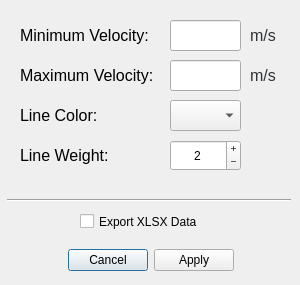
<?xml version="1.0" encoding="UTF-8"?>
<ui version="4.0">
 <class>pwrReqvsVel_Dialog</class>
 <widget class="QDialog" name="pwrReqvsVel_Dialog">
  <property name="geometry">
   <rect>
    <x>0</x>
    <y>0</y>
    <width>300</width>
    <height>285</height>
   </rect>
  </property>
  <property name="sizePolicy">
   <sizepolicy hsizetype="Fixed" vsizetype="Fixed">
    <horstretch>0</horstretch>
    <verstretch>0</verstretch>
   </sizepolicy>
  </property>
  <property name="windowTitle">
   <string>Plotting Power vs Velocity</string>
  </property>
  <property name="sizeGripEnabled">
   <bool>false</bool>
  </property>
  <property name="modal">
   <bool>false</bool>
  </property>
  <widget class="QLabel" name="pwrReqminVel_label">
   <property name="geometry">
    <rect>
     <x>20</x>
     <y>20</y>
     <width>141</width>
     <height>31</height>
    </rect>
   </property>
   <property name="sizePolicy">
    <sizepolicy hsizetype="Fixed" vsizetype="Fixed">
     <horstretch>0</horstretch>
     <verstretch>0</verstretch>
    </sizepolicy>
   </property>
   <property name="styleSheet">
    <string notr="true">QLabel {font: 11pt &quot;Ubuntu&quot;}</string>
   </property>
   <property name="text">
    <string>&lt;html&gt;&lt;head/&gt;&lt;body&gt;&lt;p&gt;&lt;span style=&quot; font-size:12pt;&quot;&gt;Minimum Velocity:&lt;/span&gt;&lt;/p&gt;&lt;/body&gt;&lt;/html&gt;</string>
   </property>
  </widget>
  <widget class="QLabel" name="pwrReqmaxVel_label">
   <property name="geometry">
    <rect>
     <x>20</x>
     <y>60</y>
     <width>141</width>
     <height>31</height>
    </rect>
   </property>
   <property name="sizePolicy">
    <sizepolicy hsizetype="Fixed" vsizetype="Fixed">
     <horstretch>0</horstretch>
     <verstretch>0</verstretch>
    </sizepolicy>
   </property>
   <property name="styleSheet">
    <string notr="true">QLabel {font: 11pt &quot;Ubuntu&quot;}</string>
   </property>
   <property name="text">
    <string>&lt;html&gt;&lt;head/&gt;&lt;body&gt;&lt;p&gt;&lt;span style=&quot; font-size:12pt;&quot;&gt;Maximum Velocity:&lt;/span&gt;&lt;/p&gt;&lt;/body&gt;&lt;/html&gt;</string>
   </property>
  </widget>
  <widget class="QLineEdit" name="pwrReqminVel_lineEdit">
   <property name="geometry">
    <rect>
     <x>170</x>
     <y>20</y>
     <width>71</width>
     <height>31</height>
    </rect>
   </property>
   <property name="alignment">
    <set>Qt::AlignLeading|Qt::AlignLeft|Qt::AlignVCenter</set>
   </property>
   <property name="clearButtonEnabled">
    <bool>false</bool>
   </property>
  </widget>
  <widget class="QLineEdit" name="pwrReqmaxVel_lineEdit">
   <property name="geometry">
    <rect>
     <x>170</x>
     <y>60</y>
     <width>71</width>
     <height>31</height>
    </rect>
   </property>
   <property name="alignment">
    <set>Qt::AlignLeading|Qt::AlignLeft|Qt::AlignVCenter</set>
   </property>
   <property name="clearButtonEnabled">
    <bool>false</bool>
   </property>
  </widget>
  <widget class="QLabel" name="pwrReqminVelms_label">
   <property name="geometry">
    <rect>
     <x>250</x>
     <y>20</y>
     <width>41</width>
     <height>31</height>
    </rect>
   </property>
   <property name="sizePolicy">
    <sizepolicy hsizetype="Fixed" vsizetype="Fixed">
     <horstretch>0</horstretch>
     <verstretch>0</verstretch>
    </sizepolicy>
   </property>
   <property name="styleSheet">
    <string notr="true">QLabel {font: 10pt &quot;Ubuntu&quot;}</string>
   </property>
   <property name="text">
    <string>&lt;html&gt;&lt;head/&gt;&lt;body&gt;&lt;p&gt;&lt;span style=&quot; font-size:12pt; color:#2e3436;&quot;&gt;m/s&lt;/span&gt;&lt;/p&gt;&lt;/body&gt;&lt;/html&gt;</string>
   </property>
  </widget>
  <widget class="QLabel" name="pwrReqmaxVelms_label">
   <property name="geometry">
    <rect>
     <x>250</x>
     <y>60</y>
     <width>41</width>
     <height>31</height>
    </rect>
   </property>
   <property name="sizePolicy">
    <sizepolicy hsizetype="Fixed" vsizetype="Fixed">
     <horstretch>0</horstretch>
     <verstretch>0</verstretch>
    </sizepolicy>
   </property>
   <property name="styleSheet">
    <string notr="true">QLabel {font: 10pt &quot;Ubuntu&quot;}</string>
   </property>
   <property name="text">
    <string>&lt;html&gt;&lt;head/&gt;&lt;body&gt;&lt;p&gt;&lt;span style=&quot; font-size:12pt; color:#2e3436;&quot;&gt;m/s&lt;/span&gt;&lt;/p&gt;&lt;/body&gt;&lt;/html&gt;</string>
   </property>
  </widget>
  <widget class="QDialogButtonBox" name="pwrReqvsVels_buttonBox">
   <property name="geometry">
    <rect>
     <x>10</x>
     <y>240</y>
     <width>281</width>
     <height>41</height>
    </rect>
   </property>
   <property name="sizePolicy">
    <sizepolicy hsizetype="Fixed" vsizetype="Fixed">
     <horstretch>0</horstretch>
     <verstretch>0</verstretch>
    </sizepolicy>
   </property>
   <property name="orientation">
    <enum>Qt::Horizontal</enum>
   </property>
   <property name="standardButtons">
    <set>QDialogButtonBox::Apply|QDialogButtonBox::Cancel</set>
   </property>
   <property name="centerButtons">
    <bool>true</bool>
   </property>
  </widget>
  <widget class="QLabel" name="pwrReqvsVel_linecolor_label">
   <property name="geometry">
    <rect>
     <x>20</x>
     <y>100</y>
     <width>91</width>
     <height>31</height>
    </rect>
   </property>
   <property name="sizePolicy">
    <sizepolicy hsizetype="Fixed" vsizetype="Fixed">
     <horstretch>0</horstretch>
     <verstretch>0</verstretch>
    </sizepolicy>
   </property>
   <property name="styleSheet">
    <string notr="true">QLabel {font: 11pt &quot;Ubuntu&quot;}</string>
   </property>
   <property name="text">
    <string>&lt;html&gt;&lt;head/&gt;&lt;body&gt;&lt;p&gt;&lt;span style=&quot; font-size:12pt;&quot;&gt;Line Color:&lt;/span&gt;&lt;/p&gt;&lt;/body&gt;&lt;/html&gt;</string>
   </property>
  </widget>
  <widget class="QComboBox" name="pwrReqvsVel_linecolor_comboBox">
   <property name="geometry">
    <rect>
     <x>170</x>
     <y>100</y>
     <width>71</width>
     <height>31</height>
    </rect>
   </property>
   <property name="sizePolicy">
    <sizepolicy hsizetype="Fixed" vsizetype="Fixed">
     <horstretch>0</horstretch>
     <verstretch>0</verstretch>
    </sizepolicy>
   </property>
  </widget>
  <widget class="QLabel" name="pwrReqvsVel_lw_label">
   <property name="geometry">
    <rect>
     <x>20</x>
     <y>140</y>
     <width>91</width>
     <height>31</height>
    </rect>
   </property>
   <property name="sizePolicy">
    <sizepolicy hsizetype="Fixed" vsizetype="Fixed">
     <horstretch>0</horstretch>
     <verstretch>0</verstretch>
    </sizepolicy>
   </property>
   <property name="styleSheet">
    <string notr="true">QLabel {font: 11pt &quot;Ubuntu&quot;}</string>
   </property>
   <property name="text">
    <string>&lt;html&gt;&lt;head/&gt;&lt;body&gt;&lt;p&gt;&lt;span style=&quot; font-size:12pt;&quot;&gt;Line Weight:&lt;/span&gt;&lt;/p&gt;&lt;/body&gt;&lt;/html&gt;</string>
   </property>
  </widget>
  <widget class="QSpinBox" name="pwrReqvsVel_lw_spinBox">
   <property name="geometry">
    <rect>
     <x>170</x>
     <y>140</y>
     <width>71</width>
     <height>31</height>
    </rect>
   </property>
   <property name="sizePolicy">
    <sizepolicy hsizetype="Fixed" vsizetype="Fixed">
     <horstretch>0</horstretch>
     <verstretch>0</verstretch>
    </sizepolicy>
   </property>
   <property name="alignment">
    <set>Qt::AlignCenter</set>
   </property>
   <property name="buttonSymbols">
    <enum>QAbstractSpinBox::PlusMinus</enum>
   </property>
   <property name="showGroupSeparator" stdset="0">
    <bool>false</bool>
   </property>
   <property name="minimum">
    <number>1</number>
   </property>
   <property name="maximum">
    <number>5</number>
   </property>
   <property name="value">
    <number>2</number>
   </property>
  </widget>
  <widget class="Line" name="divider_line">
   <property name="geometry">
    <rect>
     <x>7</x>
     <y>190</y>
     <width>284</width>
     <height>21</height>
    </rect>
   </property>
   <property name="sizePolicy">
    <sizepolicy hsizetype="Fixed" vsizetype="Fixed">
     <horstretch>0</horstretch>
     <verstretch>0</verstretch>
    </sizepolicy>
   </property>
   <property name="orientation">
    <enum>Qt::Horizontal</enum>
   </property>
  </widget>
  <widget class="QCheckBox" name="exportData_checkBox">
   <property name="geometry">
    <rect>
     <x>80</x>
     <y>210</y>
     <width>151</width>
     <height>23</height>
    </rect>
   </property>
   <property name="sizePolicy">
    <sizepolicy hsizetype="Fixed" vsizetype="Fixed">
     <horstretch>0</horstretch>
     <verstretch>0</verstretch>
    </sizepolicy>
   </property>
   <property name="text">
    <string>Export XLSX Data</string>
   </property>
   <property name="tristate">
    <bool>false</bool>
   </property>
  </widget>
 </widget>
 <resources/>
 <connections/>
</ui>
